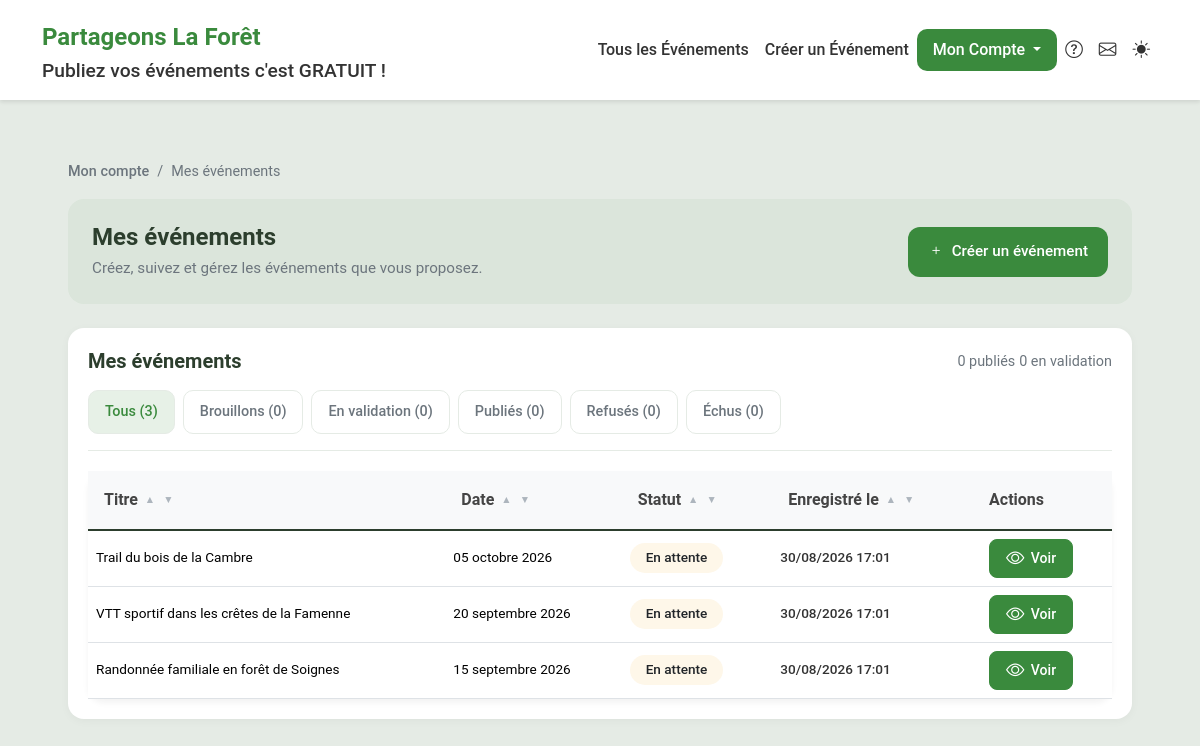
/pages/user/my-events.php (signed in), run on the app's committed database.
### tables this page shows
CREATE TABLE IF NOT EXISTS `events` (
    `id` INT NOT NULL AUTO_INCREMENT,
    `title` VARCHAR(255) NOT NULL,
    `description` TEXT,
    `category_id` INT DEFAULT NULL,
    `date` DATE NOT NULL,
    `start_time` TIME NOT NULL,
    `end_time` TIME DEFAULT NULL,
    `registration_opens` TIME DEFAULT NULL,
    `registration_closes` TIME DEFAULT NULL,
    `location` VARCHAR(255) DEFAULT NULL,
    `venue` VARCHAR(255) DEFAULT NULL,
    `coordinates` VARCHAR(255) DEFAULT NULL,
    `meeting_name` VARCHAR(255) DEFAULT NULL,
    `meeting_address` VARCHAR(255) DEFAULT NULL,
    `meeting_city` VARCHAR(255) DEFAULT NULL,
    `meeting_coordinates` VARCHAR(255) DEFAULT NULL,
    `difficulty` ENUM('easy','medium','hard') DEFAULT NULL,
    `max_participants` INT DEFAULT NULL,
    `status` ENUM('draft','published','approved','pending','rejected','expired') DEFAULT 'draft',
    `submitted_at` DATETIME DEFAULT NULL,
    `validated_at` DATETIME DEFAULT NULL,
    `validated_by` INT DEFAULT NULL,
    `rejection_reason` VARCHAR(1000) DEFAULT NULL,
    `main_image_path` VARCHAR(255) DEFAULT NULL,
    `main_image` VARCHAR(255) DEFAULT NULL,
    `user_id` INT DEFAULT NULL,
    `organizer_id` INT DEFAULT NULL,
    `created_by` INT DEFAULT NULL,
    `organisation` VARCHAR(40) DEFAULT NULL,
    `has_gpx` TINYINT DEFAULT 0,
    `gpx_path` VARCHAR(255) DEFAULT NULL,
    `gpx_downloadable` TINYINT DEFAULT 0,
    `view_count` INT DEFAULT 0,
    `created_at` TIMESTAMP NOT NULL DEFAULT CURRENT_TIMESTAMP,
    `updated_at` TIMESTAMP NULL DEFAULT NULL ON UPDATE CURRENT_TIMESTAMP,
    PRIMARY KEY (`id`),
    KEY `category_id` (`category_id`),
    KEY `user_id` (`user_id`),
    KEY `status` (`status`),
    KEY `date` (`date`),
    KEY `status_date` (`status`, `date`),
    CONSTRAINT `events_ibfk_1` FOREIGN KEY (`category_id`) REFERENCES `event_categories` (`id`) ON DELETE SET NULL,
    CONSTRAINT `events_ibfk_2` FOREIGN KEY (`user_id`) REFERENCES `users` (`id`) ON DELETE SET NULL
);

### pages/user/my-events.php (the view, shortened to what this page needs)
<?php
$totalEvents = 0;
$approvedEvents = [];
$pendingEvents = [];
$draftEvents = [];
$rejectedEvents = [];
$expiredEvents = [];
$currentTab = 'all';
$filteredEvents = [];
try {
    $db = getConnection();
    $stmt = $db->prepare('SELECT * FROM users WHERE id = ?');
    $stmt->execute([getCurrentUserId()]);
    $user = $stmt->fetch();
    $stmt = $db->prepare('
        SELECT * FROM events
        WHERE user_id = ?
        ORDER BY date DESC, start_time DESC
    ');
    $stmt->execute([$user['id']]);
    $events = $stmt->fetchAll(PDO::FETCH_ASSOC);
    $stmt2 = $db->prepare('
        SELECT d.* FROM draft_events d
        WHERE d.user_id = ?
          AND (d.status IS NULL OR d.status != \'published\')
          AND NOT (
              d.original_event_id IS NULL
              AND EXISTS (
                  SELECT 1 FROM events e
                  WHERE e.user_id = d.user_id
                    AND e.title = d.title
                    AND e.date = d.date
              )
          )
        ORDER BY d.updated_at DESC
    ');
    $stmt2->execute([$user['id']]);
    $drafts = $stmt2->fetchAll(PDO::FETCH_ASSOC);
    $events = array_merge($events, $drafts);
    $totalEvents = count($events);
    $approvedEvents = array_filter($events, function($event) {
        return ($event['status'] ?? '') === 'approved';
    });
    $pendingEvents = array_filter($events, function($event) {
        return ($event['status'] ?? '') === 'pending';
    });
    $draftEvents = array_filter($events, function($event) {
        return ($event['status'] ?? '') === 'draft';
    });
    $rejectedEvents = array_filter($events, function($event) {
        return ($event['status'] ?? '') === 'rejected';
    });
    $today = new DateTime('today');
    $expiredEvents = array_filter($events, function($event) use ($today) {
        $status = $event['status'] ?? '';
        if ($status === 'expired') return true;
        if ($status === 'approved' && !empty($event['date'])) {
            try { return (new DateTime($event['date'])) < $today; } catch (Exception $e) { return false; }
        }
        return false;
    });
    $currentTab = $_GET['status'] ?? 'all';
    $filteredEvents = $events;
} catch (Exception $e) {
    error_log('Erreur my-events.php: ' . $e->getMessage());
    addFlashMessage('danger', "Une erreur est survenue lors de la récupération de vos événements.");
}
function getStatusBadge(?string $status, bool $isCancelled = false, ?string $eventDate = null): string {
    switch ($status) {
        default:
            return '<span class="badge bg-warning text-dark">En attente</span>';
    }
}
function formatEventDate(?string $date): string {
    $timestamp = strtotime($date);
    if (class_exists('IntlDateFormatter')) {
        $formatter = new IntlDateFormatter(
            'fr_FR',
            IntlDateFormatter::LONG,
            IntlDateFormatter::NONE,
            null,
            null,
            'dd MMMM yyyy'
        );
        return $formatter->format($timestamp);
    }
    $months = [
        1 => 'janvier', 'février', 'mars', 'avril', 'mai', 'juin',
        'juillet', 'août', 'septembre', 'octobre', 'novembre', 'décembre'
    ];
    return date('j', $timestamp) . ' ' . $months[(int) date('n', $timestamp)] . ' ' . date('Y', $timestamp);
}
require_once __DIR__ . '/../../templates/layouts/header-solid.php';
?>
<link rel="stylesheet" href="/assets/css/pages/user/my-events.css">
<main class="my-events-container">
    <nav class="my-events-breadcrumb" aria-label="Breadcrumb">
        <ol>
            <li><a href="/pages/user/profile.php">Mon compte</a></li>
            <li><span aria-current="page">Mes événements</span></li>
        </ol>
    </nav>
    <section class="my-events-hero" aria-labelledby="events-hero-title">
        <div class="my-events-hero-text">
            <h1 id="events-hero-title">Mes événements</h1>
            <p>Créez, suivez et gérez les événements que vous proposez.</p>
        </div>
        <a href="/?create=1" class="btn btn-create">
            <i class="bi bi-plus" aria-hidden="true"></i>
            Créer un événement
        </a>
    </section>
    <section class="my-events-card" aria-labelledby="events-section-title">
        <div class="my-events-card-header">
            <h2 id="events-section-title">Mes événements</h2>
            <div class="my-events-counts">
                <span><?= count($approvedEvents) ?> publiés</span>
                <span><?= count($pendingEvents) ?> en validation</span>
            </div>
        </div>
        <nav class="my-events-tabs" aria-label="Filtrer les événements">
            <?php
            $tabs = [
                'all'      => ['Tous', $totalEvents],
                'draft'    => ['Brouillons', count($draftEvents)],
                'pending'  => ['En validation', count($pendingEvents)],
                'approved' => ['Publiés', count($approvedEvents)],
                'rejected' => ['Refusés', count($rejectedEvents)],
                'expired'  => ['Échus', count($expiredEvents)],
            ];
            foreach ($tabs as $status => $tab):
                $isActive = $currentTab === $status;
            ?>
                <a class="my-events-tab <?= $isActive ? 'active' : '' ?>"
                   href="?status=<?= $status ?>"
                   <?= $isActive ? 'aria-current="page"' : '' ?>>
                    <?= $tab[0] ?> (<?= $tab[1] ?>)
                </a>
            <?php endforeach; ?>
        </nav>
        <div class="my-events-content">
            <?php if (empty($filteredEvents)): ?>
                <div class="my-events-empty">
                    <span class="my-events-empty-icon" aria-hidden="true">+</span>
                    <h3>Créez votre premier événement</h3>
                    <p>Proposez une randonnée, un parcours VTT ou une activité nature. Vous pourrez l’enregistrer en brouillon avant de le soumettre.</p>
                    <a href="/?create=1" class="btn btn-create">
                        <i class="bi bi-plus" aria-hidden="true"></i>
                        Créer un événement
                    </a>
                </div>
            <?php else: ?>
                <div class="events-table">
                    <div class="table-responsive">
                        <table class="table table-modern align-middle" id="my-events-table">
                            <thead>
                                <tr>
                                    <th><button type="button" class="sort-toggle" data-sort="title" aria-label="Trier par titre">Titre <span class="arrows"><span class="caret up">▲</span><span class="caret down">▼</span></span></button></th>
                                    <th><button type="button" class="sort-toggle" data-sort="date" aria-label="Trier par date">Date <span class="arrows"><span class="caret up">▲</span><span class="caret down">▼</span></span></button></th>
                                    <th><button type="button" class="sort-toggle" data-sort="status" aria-label="Trier par statut">Statut <span class="arrows"><span class="caret up">▲</span><span class="caret down">▼</span></span></button></th>
                                    <th><button type="button" class="sort-toggle" data-sort="recorded" aria-label="Trier par enregistrement">Enregistré le <span class="arrows"><span class="caret up">▲</span><span class="caret down">▼</span></span></button></th>
                                    <th class="text-start ps-1">Actions</th>
                                </tr>
                            </thead>
                            <tbody class="myev-compact">
                                <?php foreach ($filteredEvents as $event): ?>
                                    <?php
                                        $ts = $event['created_at'] ?? $event['updated_at'] ?? null;
                                        $tsOut = '';
                                        $tsEpoch = '';
                                        if ($ts) {
                                            try { $dt = new DateTime($ts); $tsOut = $dt->format('d/m/Y H:i'); $tsEpoch = $dt->getTimestamp(); } catch (Exception $e) { $tsOut = ''; $tsEpoch = ''; }
                                        }
                                        $titleText = trim((string)($event['title'] ?? ''));
                                        $eventDateStr = ($event['status'] === 'draft') ? ($event['created_at'] ?? $event['date'] ?? null) : ($event['date'] ?? null);
                                        $eventDateEpoch = '';
                                        if ($eventDateStr) { $eventDateEpoch = strtotime($eventDateStr) ?: ''; }
                                        $statusText = (string)($event['status'] ?? '');
                                    ?>
                                    <tr class="<?= filter_var($event['is_cancelled'] ?? false, FILTER_VALIDATE_BOOLEAN) ? 'event-cancelled' : '' ?>" data-title="<?= htmlspecialchars($titleText) ?>" data-date-ts="<?= htmlspecialchars($eventDateEpoch) ?>" data-status="<?= htmlspecialchars($statusText) ?>" data-recorded-ts="<?= htmlspecialchars($tsEpoch) ?>">
                                        <td class="cell-title">
                                            <?php if ($event['status'] === 'draft'): ?>
                                                <a href="/?create=1&draft_id=<?= (int)$event['id'] ?>" class="draft-title">
                                                    <?= htmlspecialchars($event['title'] ?? '') ?>
                                                </a>
                                            <?php else: ?>
                                                <span class="title-text"><?= htmlspecialchars($event['title'] ?? '') ?></span>
                                            <?php endif; ?>
                                        </td>
                                        <td class="cell-date">
                                            <?php if ($event['status'] === 'draft'): ?>
                                                <?= formatEventDate($event['created_at'] ?? $event['date']) ?>
                                            <?php else: ?>
                                                <?= formatEventDate($event['date']) ?>
                                            <?php endif; ?>
                                        </td>
                                        <td class="cell-status"><?= getStatusBadge($event['status'], filter_var($event['is_cancelled'] ?? false, FILTER_VALIDATE_BOOLEAN), $event['date'] ?? null) ?></td>
                                        <td class="cell-recorded"><span class="myev-recorded"><?= htmlspecialchars($tsOut) ?></span></td>
                                        <td class="text-start ps-1">
                                            <?php if ($event['status'] === 'draft'): ?>
                                                <button type="button" class="btn btn-sm btn-action btn-delete" data-bs-toggle="modal" data-bs-target="#deleteConfirmModal" data-draft-id="<?= (int)$event['id'] ?>" title="Supprimer">
                                                    <i class="bi bi-trash"></i><span>Supprimer</span>
                                                </button>
                                            <?php else: ?>
                                                <div class="btn-actions">
                                                    <a href="/event/<?= $event['id'] ?>"
                                                       class="btn btn-sm btn-action btn-view" title="Voir">
                                                        <i class="bi bi-eye"></i><span>Voir</span>
                                                    </a>
                                                </div>
                                            <?php endif; ?>
                                        </td>
                                    </tr>
                                <?php endforeach; ?>
                            </tbody>
                        </table>
                    </div>
                </div>
            <?php endif; ?>
        </div>
    </section>
</main>
<?php require_once __DIR__ . '/../../templates/layouts/footer.php'; ?>

### data on the page
events: title "Trail du bois de la Cambre", date "05 octobre 2026", status "En attente", created_at "30/08/2026 17:01"
events: title "VTT sportif dans les crêtes de la Famenne", date "20 septembre 2026", status "En attente", created_at "30/08/2026 17:01"
events: title "Randonnée familiale en forêt de Soignes", date "15 septembre 2026", status "En attente", created_at "30/08/2026 17:01"

### other printed values
count($approvedEvents) "0"
count($pendingEvents) "0"
$tab[0] "Tous"
$tab[1] "3"
$tab[0] "Brouillons"
$tab[1] "0"
$tab[0] "En validation"
$tab[0] "Publiés"
$tab[0] "Refusés"
$tab[0] "Échus"
